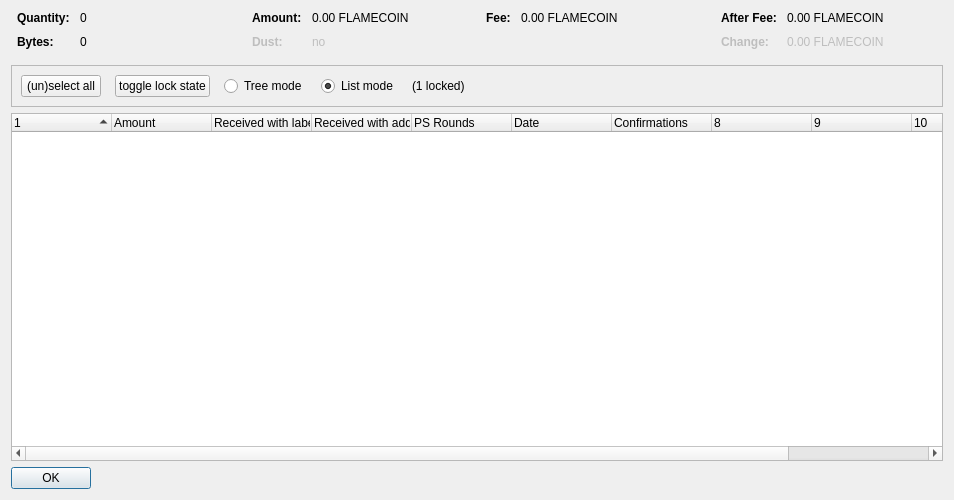
<?xml version="1.0" encoding="UTF-8"?>
<ui version="4.0">
 <class>CoinControlDialog</class>
 <widget class="QDialog" name="CoinControlDialog">
  <property name="geometry">
   <rect>
    <x>0</x>
    <y>0</y>
    <width>954</width>
    <height>500</height>
   </rect>
  </property>
  <property name="windowTitle">
   <string>Coin Selection</string>
  </property>
  <layout class="QVBoxLayout" name="verticalLayout">
   <item>
    <layout class="QHBoxLayout" name="horizontalLayoutTop" stretch="0,0,0,0">
     <property name="topMargin">
      <number>0</number>
     </property>
     <property name="bottomMargin">
      <number>10</number>
     </property>
     <item>
      <layout class="QFormLayout" name="formLayoutCoinControl1">
       <property name="horizontalSpacing">
        <number>10</number>
       </property>
       <property name="verticalSpacing">
        <number>10</number>
       </property>
       <property name="leftMargin">
        <number>6</number>
       </property>
       <property name="rightMargin">
        <number>6</number>
       </property>
       <item row="0" column="0">
        <widget class="QLabel" name="labelCoinControlQuantityText">
         <property name="font">
          <font>
           <weight>75</weight>
           <bold>true</bold>
          </font>
         </property>
         <property name="text">
          <string>Quantity:</string>
         </property>
        </widget>
       </item>
       <item row="0" column="1">
        <widget class="QLabel" name="labelCoinControlQuantity">
         <property name="cursor">
          <cursorShape>IBeamCursor</cursorShape>
         </property>
         <property name="contextMenuPolicy">
          <enum>Qt::ActionsContextMenu</enum>
         </property>
         <property name="text">
          <string notr="true">0</string>
         </property>
         <property name="textInteractionFlags">
          <set>Qt::LinksAccessibleByMouse|Qt::TextSelectableByKeyboard|Qt::TextSelectableByMouse</set>
         </property>
        </widget>
       </item>
       <item row="1" column="0">
        <widget class="QLabel" name="labelCoinControlBytesText">
         <property name="font">
          <font>
           <weight>75</weight>
           <bold>true</bold>
          </font>
         </property>
         <property name="text">
          <string>Bytes:</string>
         </property>
        </widget>
       </item>
       <item row="1" column="1">
        <widget class="QLabel" name="labelCoinControlBytes">
         <property name="cursor">
          <cursorShape>IBeamCursor</cursorShape>
         </property>
         <property name="contextMenuPolicy">
          <enum>Qt::ActionsContextMenu</enum>
         </property>
         <property name="text">
          <string notr="true">0</string>
         </property>
         <property name="textInteractionFlags">
          <set>Qt::LinksAccessibleByMouse|Qt::TextSelectableByKeyboard|Qt::TextSelectableByMouse</set>
         </property>
        </widget>
       </item>
      </layout>
     </item>
     <item>
      <layout class="QFormLayout" name="formLayoutCoinControl2">
       <property name="horizontalSpacing">
        <number>10</number>
       </property>
       <property name="verticalSpacing">
        <number>10</number>
       </property>
       <property name="leftMargin">
        <number>6</number>
       </property>
       <property name="rightMargin">
        <number>6</number>
       </property>
       <item row="0" column="0">
        <widget class="QLabel" name="labelCoinControlAmountText">
         <property name="font">
          <font>
           <weight>75</weight>
           <bold>true</bold>
          </font>
         </property>
         <property name="text">
          <string>Amount:</string>
         </property>
        </widget>
       </item>
       <item row="0" column="1">
        <widget class="QLabel" name="labelCoinControlAmount">
         <property name="cursor">
          <cursorShape>IBeamCursor</cursorShape>
         </property>
         <property name="contextMenuPolicy">
          <enum>Qt::ActionsContextMenu</enum>
         </property>
         <property name="text">
          <string notr="true">0.00 FLAMECOIN</string>
         </property>
         <property name="textInteractionFlags">
          <set>Qt::LinksAccessibleByMouse|Qt::TextSelectableByKeyboard|Qt::TextSelectableByMouse</set>
         </property>
        </widget>
       </item>
       <item row="1" column="0">
        <widget class="QLabel" name="labelCoinControlLowOutputText">
         <property name="enabled">
          <bool>false</bool>
         </property>
         <property name="font">
          <font>
           <weight>75</weight>
           <bold>true</bold>
          </font>
         </property>
         <property name="text">
          <string>Dust:</string>
         </property>
        </widget>
       </item>
       <item row="1" column="1">
        <widget class="QLabel" name="labelCoinControlLowOutput">
         <property name="enabled">
          <bool>false</bool>
         </property>
         <property name="cursor">
          <cursorShape>IBeamCursor</cursorShape>
         </property>
         <property name="contextMenuPolicy">
          <enum>Qt::ActionsContextMenu</enum>
         </property>
         <property name="text">
          <string notr="true">no</string>
         </property>
         <property name="textInteractionFlags">
          <set>Qt::LinksAccessibleByMouse|Qt::TextSelectableByKeyboard|Qt::TextSelectableByMouse</set>
         </property>
        </widget>
       </item>
      </layout>
     </item>
     <item>
      <layout class="QFormLayout" name="formLayoutCoinControl3">
       <property name="horizontalSpacing">
        <number>10</number>
       </property>
       <property name="verticalSpacing">
        <number>10</number>
       </property>
       <property name="leftMargin">
        <number>6</number>
       </property>
       <property name="rightMargin">
        <number>6</number>
       </property>
       <item row="0" column="0">
        <widget class="QLabel" name="labelCoinControlFeeText">
         <property name="font">
          <font>
           <weight>75</weight>
           <bold>true</bold>
          </font>
         </property>
         <property name="text">
          <string>Fee:</string>
         </property>
        </widget>
       </item>
       <item row="0" column="1">
        <widget class="QLabel" name="labelCoinControlFee">
         <property name="cursor">
          <cursorShape>IBeamCursor</cursorShape>
         </property>
         <property name="contextMenuPolicy">
          <enum>Qt::ActionsContextMenu</enum>
         </property>
         <property name="text">
          <string notr="true">0.00 FLAMECOIN</string>
         </property>
         <property name="textInteractionFlags">
          <set>Qt::LinksAccessibleByMouse|Qt::TextSelectableByKeyboard|Qt::TextSelectableByMouse</set>
         </property>
        </widget>
       </item>
      </layout>
     </item>
     <item>
      <layout class="QFormLayout" name="formLayoutCoinControl4">
       <property name="horizontalSpacing">
        <number>10</number>
       </property>
       <property name="verticalSpacing">
        <number>10</number>
       </property>
       <property name="leftMargin">
        <number>6</number>
       </property>
       <property name="rightMargin">
        <number>6</number>
       </property>
       <item row="0" column="0">
        <widget class="QLabel" name="labelCoinControlAfterFeeText">
         <property name="font">
          <font>
           <weight>75</weight>
           <bold>true</bold>
          </font>
         </property>
         <property name="text">
          <string>After Fee:</string>
         </property>
        </widget>
       </item>
       <item row="0" column="1">
        <widget class="QLabel" name="labelCoinControlAfterFee">
         <property name="cursor">
          <cursorShape>IBeamCursor</cursorShape>
         </property>
         <property name="contextMenuPolicy">
          <enum>Qt::ActionsContextMenu</enum>
         </property>
         <property name="text">
          <string notr="true">0.00 FLAMECOIN</string>
         </property>
         <property name="textInteractionFlags">
          <set>Qt::LinksAccessibleByMouse|Qt::TextSelectableByKeyboard|Qt::TextSelectableByMouse</set>
         </property>
        </widget>
       </item>
       <item row="1" column="0">
        <widget class="QLabel" name="labelCoinControlChangeText">
         <property name="enabled">
          <bool>false</bool>
         </property>
         <property name="font">
          <font>
           <weight>75</weight>
           <bold>true</bold>
          </font>
         </property>
         <property name="text">
          <string>Change:</string>
         </property>
        </widget>
       </item>
       <item row="1" column="1">
        <widget class="QLabel" name="labelCoinControlChange">
         <property name="enabled">
          <bool>false</bool>
         </property>
         <property name="cursor">
          <cursorShape>IBeamCursor</cursorShape>
         </property>
         <property name="contextMenuPolicy">
          <enum>Qt::ActionsContextMenu</enum>
         </property>
         <property name="text">
          <string notr="true">0.00 FLAMECOIN</string>
         </property>
         <property name="textInteractionFlags">
          <set>Qt::LinksAccessibleByMouse|Qt::TextSelectableByKeyboard|Qt::TextSelectableByMouse</set>
         </property>
        </widget>
       </item>
      </layout>
     </item>
    </layout>
   </item>
   <item>
    <widget class="QFrame" name="frame">
     <property name="minimumSize">
      <size>
       <width>0</width>
       <height>40</height>
      </size>
     </property>
     <property name="frameShape">
      <enum>QFrame::StyledPanel</enum>
     </property>
     <property name="frameShadow">
      <enum>QFrame::Sunken</enum>
     </property>
     <layout class="QHBoxLayout" name="horizontalLayout">
      <item>
       <layout class="QHBoxLayout" name="horizontalLayoutPanel" stretch="0,0,0,0,0,0">
        <property name="spacing">
         <number>14</number>
        </property>
        <item>
         <widget class="QPushButton" name="pushButtonSelectAll">
          <property name="sizePolicy">
           <sizepolicy hsizetype="Maximum" vsizetype="Fixed">
            <horstretch>0</horstretch>
            <verstretch>0</verstretch>
           </sizepolicy>
          </property>
          <property name="text">
           <string>(un)select all</string>
          </property>
          <property name="autoDefault">
           <bool>false</bool>
          </property>
         </widget>
        </item>
        <item>
         <widget class="QPushButton" name="pushButtonToggleLock">
          <property name="sizePolicy">
           <sizepolicy hsizetype="Maximum" vsizetype="Fixed">
            <horstretch>0</horstretch>
            <verstretch>0</verstretch>
           </sizepolicy>
          </property>
          <property name="text">
           <string>toggle lock state</string>
          </property>
          <property name="autoDefault">
           <bool>false</bool>
          </property>
         </widget>
        </item>
        <item>
         <widget class="QRadioButton" name="radioTreeMode">
          <property name="sizePolicy">
           <sizepolicy hsizetype="Maximum" vsizetype="Fixed">
            <horstretch>0</horstretch>
            <verstretch>0</verstretch>
           </sizepolicy>
          </property>
          <property name="text">
           <string>Tree mode</string>
          </property>
         </widget>
        </item>
        <item>
         <widget class="QRadioButton" name="radioListMode">
          <property name="sizePolicy">
           <sizepolicy hsizetype="Maximum" vsizetype="Fixed">
            <horstretch>0</horstretch>
            <verstretch>0</verstretch>
           </sizepolicy>
          </property>
          <property name="text">
           <string>List mode</string>
          </property>
          <property name="checked">
           <bool>true</bool>
          </property>
         </widget>
        </item>
        <item>
         <widget class="QLabel" name="labelLocked">
          <property name="text">
           <string>(1 locked)</string>
          </property>
         </widget>
        </item>
        <item>
         <spacer name="horizontalSpacer">
          <property name="orientation">
           <enum>Qt::Horizontal</enum>
          </property>
          <property name="sizeHint" stdset="0">
           <size>
            <width>40</width>
            <height>20</height>
           </size>
          </property>
         </spacer>
        </item>
       </layout>
      </item>
     </layout>
    </widget>
   </item>
   <item>
    <widget class="CoinControlTreeWidget" name="treeWidget">
     <property name="contextMenuPolicy">
      <enum>Qt::CustomContextMenu</enum>
     </property>
     <property name="sortingEnabled">
      <bool>false</bool>
     </property>
     <property name="columnCount">
      <number>11</number>
     </property>
     <attribute name="headerShowSortIndicator" stdset="0">
      <bool>true</bool>
     </attribute>
     <attribute name="headerStretchLastSection">
      <bool>false</bool>
     </attribute>
     <column>
      <property name="text">
       <string/>
      </property>
     </column>
     <column>
      <property name="text">
       <string>Amount</string>
      </property>
     </column>
     <column>
      <property name="text">
       <string>Received with label</string>
      </property>
     </column>
     <column>
      <property name="text">
       <string>Received with address</string>
      </property>
     </column>
     <column>
      <property name="text">
       <string>PS Rounds</string>
      </property>
     </column>
     <column>
      <property name="text">
       <string>Date</string>
      </property>
     </column>
     <column>
      <property name="text">
       <string>Confirmations</string>
      </property>
      <property name="toolTip">
       <string>Confirmed</string>
      </property>
     </column>
     <column>
      <property name="text">
       <string/>
      </property>
     </column>
     <column>
      <property name="text">
       <string/>
      </property>
     </column>
     <column>
      <property name="text">
       <string/>
      </property>
     </column>
     <column>
      <property name="text">
       <string/>
      </property>
     </column>
    </widget>
   </item>
   <item>
    <widget class="QDialogButtonBox" name="buttonBox">
     <property name="sizePolicy">
      <sizepolicy hsizetype="Maximum" vsizetype="Fixed">
       <horstretch>0</horstretch>
       <verstretch>0</verstretch>
      </sizepolicy>
     </property>
     <property name="orientation">
      <enum>Qt::Horizontal</enum>
     </property>
     <property name="standardButtons">
      <set>QDialogButtonBox::Ok</set>
     </property>
    </widget>
   </item>
  </layout>
 </widget>
 <customwidgets>
  <customwidget>
   <class>CoinControlTreeWidget</class>
   <extends>QTreeWidget</extends>
   <header>coincontroltreewidget.h</header>
  </customwidget>
 </customwidgets>
 <resources/>
 <connections/>
</ui>
